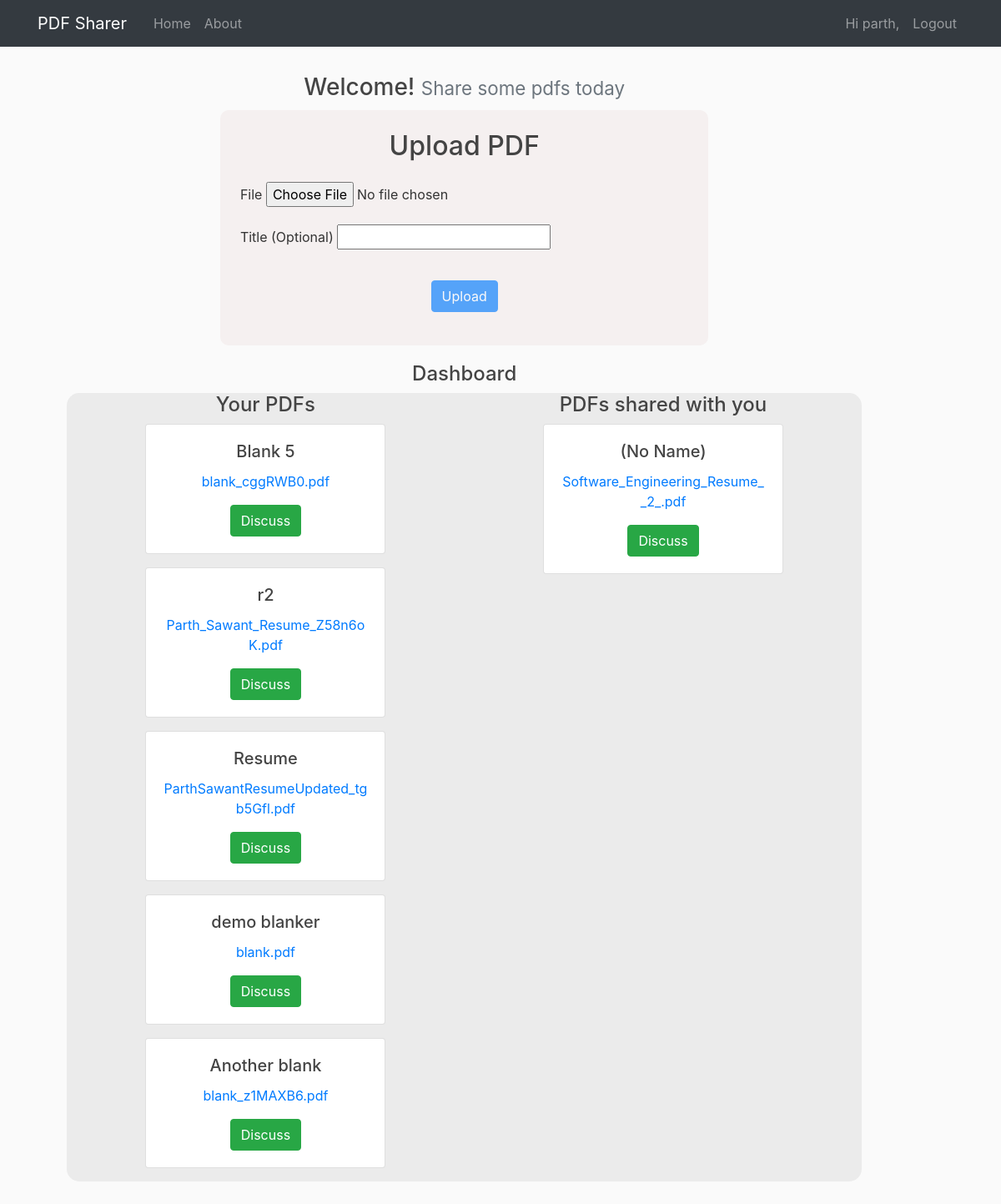
The app's page / (signed in), older data.
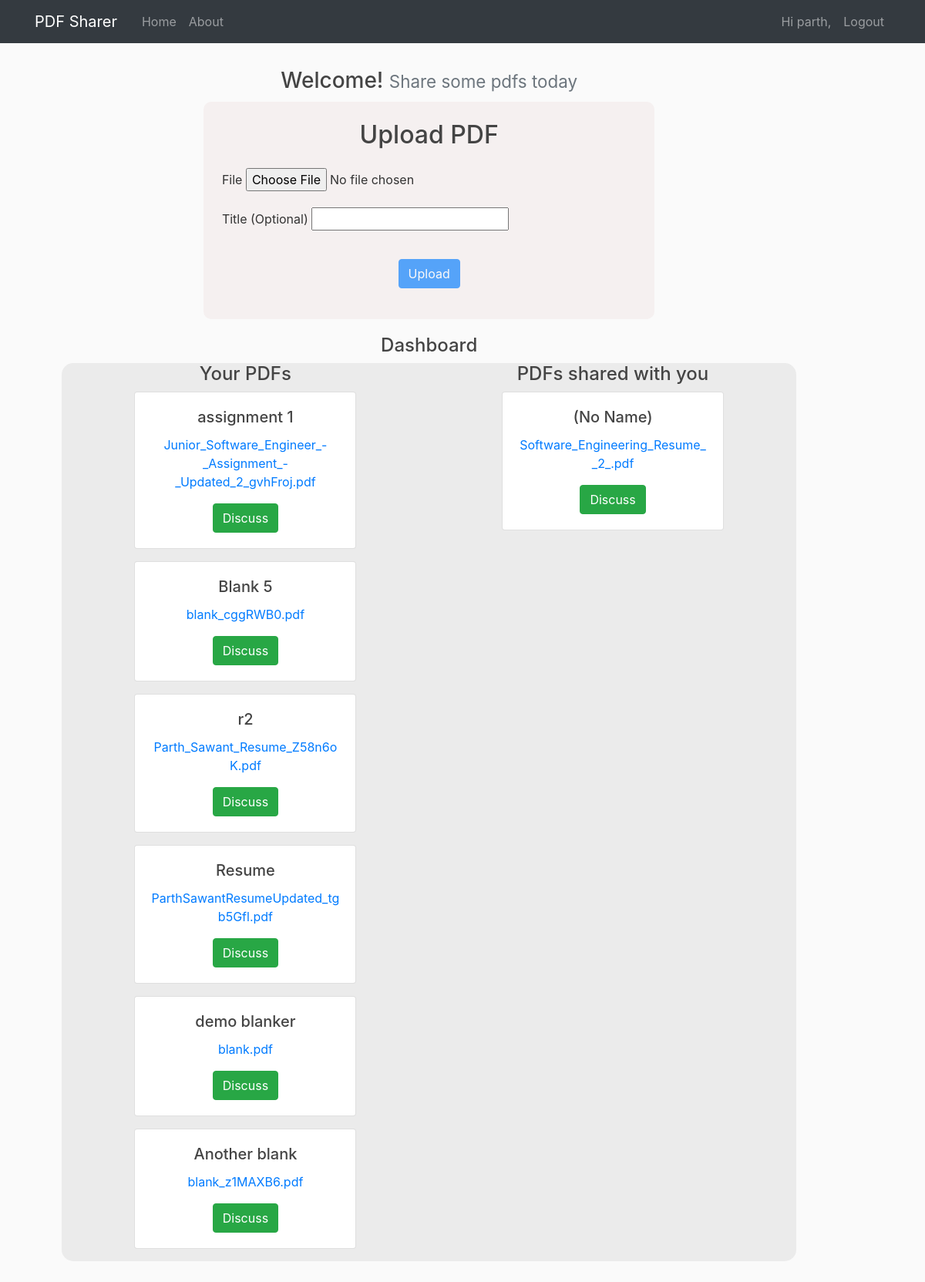
The same page, newer data.
### app/models.py (models this page shows, shortened)
class PDF(models.Model):
    title = models.CharField(max_length=100, blank=True)
    author = models.ForeignKey(User, on_delete=models.CASCADE, related_name="author")
    file = models.FileField(default = 'blank', upload_to='pdf_files')
    users_shared_with = models.ManyToManyField(User, related_name='shared_pdfs')
    timestamp = models.DateTimeField(default = now)
    guest_code = models.CharField(max_length=6, blank=True, default=random_string_generator())

### app/views.py (the view)
# urls.py: path('', views.home, name='home'),
@login_required(login_url = 'login')
def home(request):
    if request.method == 'POST':
        form = PDFForm(request.POST, request.FILES)
        if form.is_valid():
            pdf = form.save(commit=False)
            pdf.author = request.user
            pdf.guest_code = random_string_generator()
            pdf.save()
            messages.success(request, "PDF Added Successfully!")
            return redirect('home')
    else:
        form = PDFForm()
    user_pdfs = PDF.objects.filter(author=request.user).order_by('-timestamp')
    shared_pdfs = PDF.objects.filter(users_shared_with=request.user).order_by('-timestamp')
    context = {'form': form, 'user_pdfs': user_pdfs, 'shared_pdfs':shared_pdfs}
    return render(request, 'app/home.html', context)

### app/forms.py
class PDFForm(forms.ModelForm):
    class Meta:
        model = PDF
        fields = ['title', 'file']

### app/templates/app/home.html (shortened to what this page needs)
{% extends "app/base.html" %}
{% block content %}
<div style="margin: 0 auto">
  <div class="text-center my-2">
    <h3>
      Welcome!
      <small class="text-muted">Share some pdfs today</small>
    </h3>
  </div>
  <div class="container">
    <div class="row justify-content-center">
      <div class="col-md-8">
        <div style="background-color: #F5F0F0; border-radius: 10px; margin-top: 2px; margin-bottom: 20px" class="p-4">
          <div class="text-center mb-4">
            <h2>Upload PDF</h2>
          </div>
          <form id="upload-form" method="post" enctype="multipart/form-data">
            <div class="mb-3">
              <label for="id_file" class="form-label">File</label>
              {{ form.file }}
            </div>
            <div class="mb-3">
              <label for="id_title" class="form-label">Title (Optional)</label>
              {{ form.title }}
            </div>
            <div class="text-center">
            <button id="upload-button" type="submit" class="btn btn-primary mt-3" disabled title="Please select a PDF file">Upload</button>
          </div>
          </form>
        </div>
      </div>
    </div>
  </div>
  <div style="" class="text-center"> <h4> Dashboard </h4> </div>
   <div style="background-color:#EBEBEB; border-radius:15px" class="row">
    <div class="col-md-1">
    </div>
    <div class="col-md-4">
      <div class="text-center">
       <h4>Your PDFs</h4>
      </div>
      {% for pdf in user_pdfs %}
        <div class="card text-center mb-3" style="width: 18rem;">
          <div class="card-body">
            {%if pdf.title|length > 0 %}
            <h5 class="card-title">{{ pdf.title }}</h5>
            {%else%}
            <h5 class="card-title">(No Name)</h5>
            {%endif%}
            <p><a href="{{ pdf.file.url }}" class="card-link">{{ pdf.file.name|cut:"pdf_files/" }}</a></p>
            <a href="{% url 'discuss' pdf.pk pdf.guest_code %}" class="btn btn-success">Discuss</a>
          </div>
        </div>
      {% endfor %}
    </div>
    <div class="col-md-2">
    </div>
    <div class="col-md-4">
      <div class="text-center">
        <h4>PDFs shared with you</h4>
       </div>
      {% for pdf in shared_pdfs %}
        <div class="card text-center mb-3" style="width: 18rem;">
          <div class="card-body">
            {%if pdf.title|length > 0 %}
            <h5 class="card-title">{{ pdf.title }}</h5>
            {%else%}
            <h5 class="card-title">(No Name)</h5>
            {%endif%}
            <p><a href="{{ pdf.file.url }}" class="card-link">{{ pdf.file.name|cut:"pdf_files/" }}</a></p>
            <a href="{% url 'discuss' pdf.pk pdf.guest_code %}" class="btn btn-success">Discuss</a>
          </div>
        </div>
      {% endfor %}
    </div>
  </div>
  <div class="col-md-1">
  </div>
</div>
{% endblock %}

Row changes from the older to the newer data that the page shows:
added PDF: title "assignment 1", file.name "Junior_Software_Engineer_-_Assignment_-_Updated_2_gvhFroj.pdf", shown under "Your PDFs"
